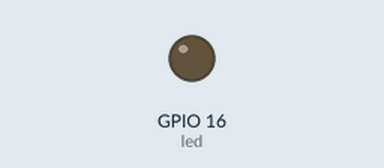
This program was run on a simulated ESP8266 board running MicroPython. On the bench: output pins drawn as LEDs (lit = HIGH). WiFi joins after 1.5 s; values from a settings file that is not in the repository are placeholders; web requests get an empty 200 reply after 0.4 s; what the program prints to the serial console is not drawn.

Above: at 1.7 s.
At 18.0 s:
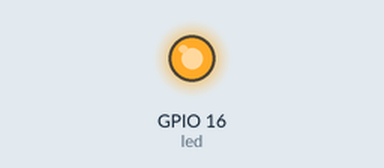
Timing chart, 0 to 21.5 s (numbered marks = the images above):
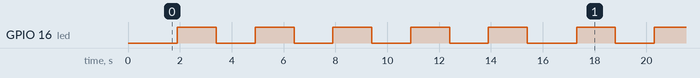

Measured:
- by itself, GPIO 16 (led): repeats every 15.4 s: 4 × (LOW 1.5 s, HIGH 1.5 s), LOW 1.9 s, HIGH 1.5 s
- by itself, everything shown: repeats every 12.4 s, in 8 steps

The program:

main.py
```python
import gc
import time
import urequests
from machine import Pin
import network

# some const
from private import WIFI_SSID, WIFI_PWD, DWEET_ID
LED_GPIO = 16
PUBLISH_PERIOD = 15

# init
# connect to wifi
sta_if = network.WLAN(network.STA_IF)
if not sta_if.isconnected():
    print('connecting to network...')
    sta_if.active(True)
    sta_if.connect(WIFI_SSID, WIFI_PWD)
    while not sta_if.isconnected():
        pass
print('network config:', sta_if.ifconfig())
# IOs init
led = Pin(LED_GPIO, Pin.OUT)
# vars init
life_count = 0

# main loop
while True:
    # format and publish message
    life_count += 1
    # try:
    # HTTP version
    headers = {'Content-Type': 'application/json'}
    r = urequests.post("http://dweet.io/dweet/for/%s" % DWEET_ID,
                       json=dict(life=life_count, mem=gc.mem_free()),
                       headers=headers)
    r.close()
    # wait for next loop (with periodic led blink as sign of life)
    for i in range(10):
        led.value(not led.value())
        time.sleep(PUBLISH_PERIOD/10)
```

boot.py
```python
# This file is executed on every boot (including wake-boot from deepsleep)
#import esp
#esp.osdebug(None)
import uos, machine
#uos.dupterm(None, 1) # disable REPL on UART(0)
import gc
#import webrepl
#webrepl.start()
gc.collect()
# disable WLAN access-point
import network
network.WLAN(network.AP_IF).active(False)
```
